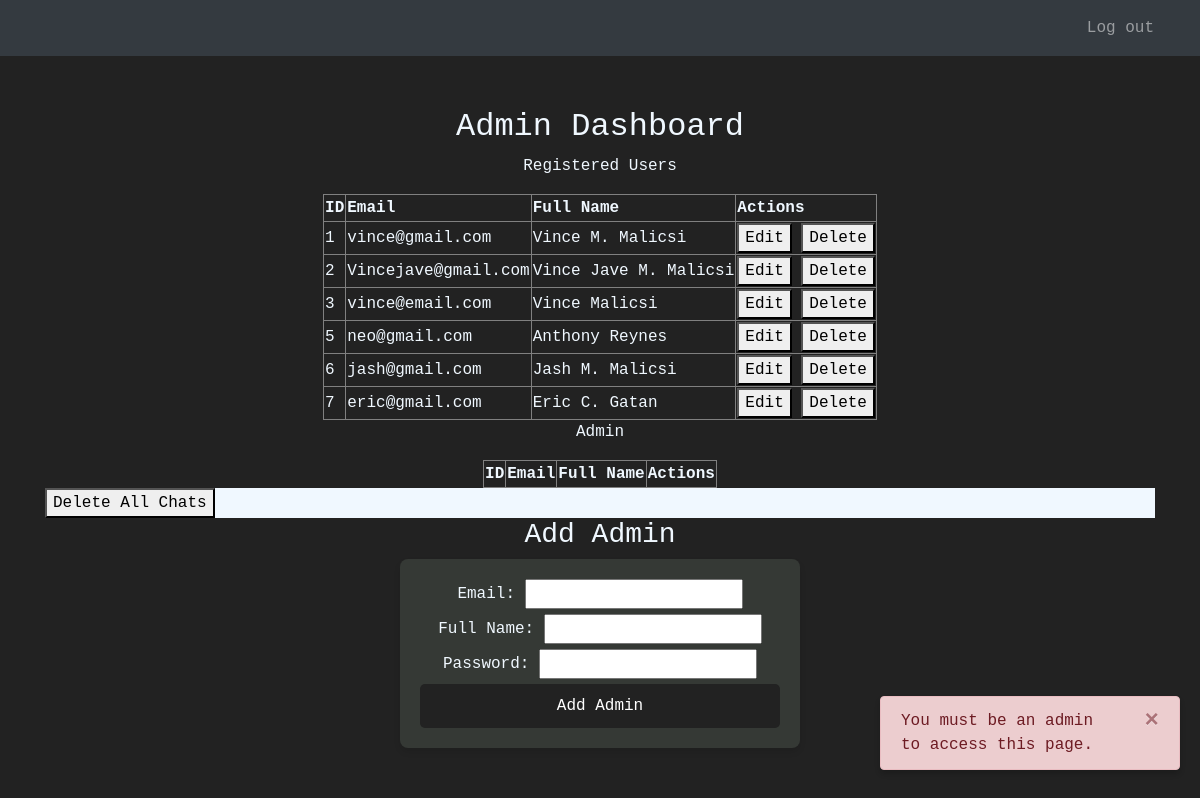
The app's page /admin-dashboard (signed in), older data.
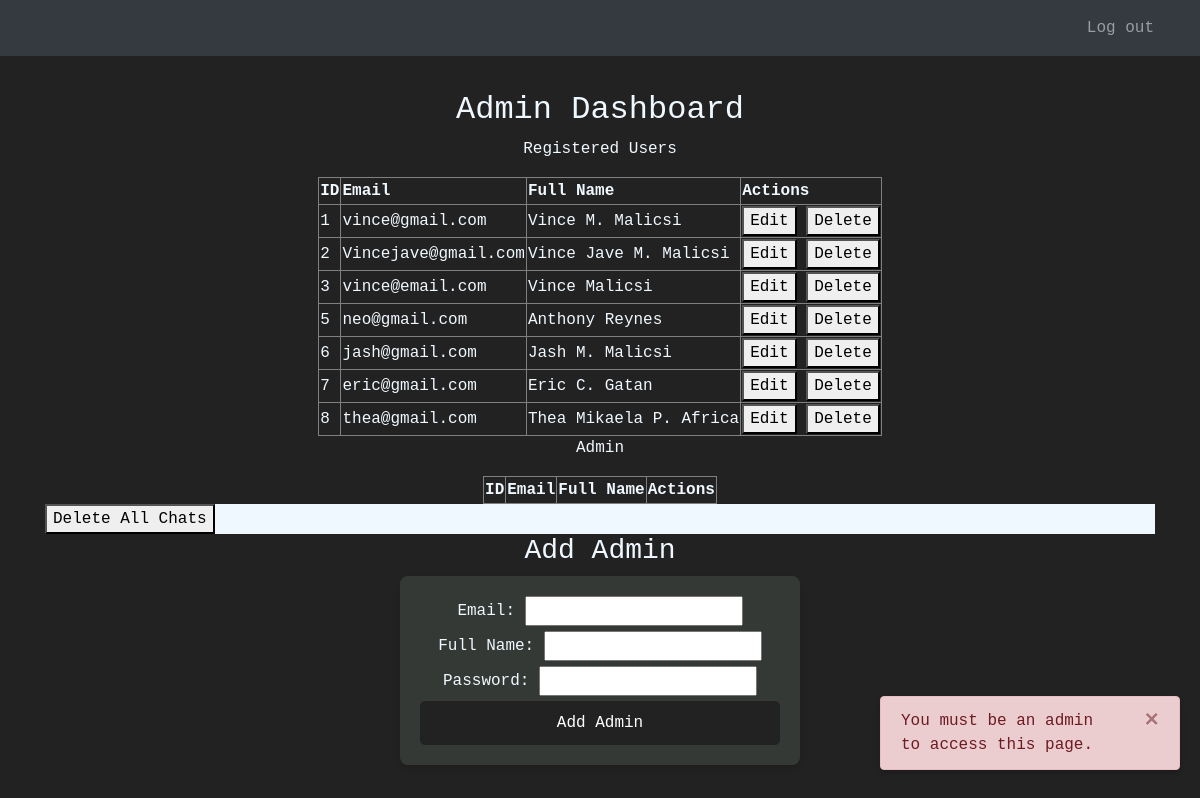
The same page, newer data.
### website/models.py (models this page shows)
class User(db.Model, UserMixin):
    id = db.Column(db.Integer, primary_key=True)
    email = db.Column(db.String(150), unique=True)
    password = db.Column(db.String(150))
    first_name = db.Column(db.String(150))
    notes = db.relationship('Note')
    chats = db.relationship('Chat')

### website/views.py (the view)
@views.route('/admin-dashboard', methods=['GET'])
@login_required
def admin_dashboard():
    if not isinstance(current_user, Admin):
        flash('You must be an admin to access this page.', category='error')
        users = User.query.all()  # Query all users to display in the admin dashboard
        admins=Admin.query.all()
        return render_template("admin-dashboard.html", user=current_user, users=users)
    users = User.query.all()  # Query all users to display in the admin dashboard
    admins=Admin.query.all()
    return render_template("admin-dashboard.html", user=current_user, users=users, admins=admins)

### website/__init__.py (called while the page is built)
def create_app():
    app = Flask(__name__)
    app.config['SECRET_KEY'] = 'DSA Group 4'
    app.config['SQLALCHEMY_DATABASE_URI'] = f'sqlite:///{DB_NAME}'
    db.init_app(app)
    from .views import views
    from .auth import auth
    app.register_blueprint(views, url_prefix='/')
    app.register_blueprint(auth, url_prefix='/')
    from .models import User, Note
    with app.app_context():
        db.create_all()
    login_manager = LoginManager()
    login_manager.login_view = 'auth.login'
    login_manager.init_app(app)
    @login_manager.user_loader
    def load_user(id):
        return User.query.get(int(id))
    return app

### website/templates/admin-dashboard.html (shortened to what this page needs)
{% extends "base.html" %}
{% block content %}
<nav class="navbar navbar-dark bg-dark fixed-top">
  <div class="container-fluid">
    <div class="navbar-nav ml-auto d-flex flex-row">
      {% if user.is_authenticated %}
      <a class="nav-item nav-link" id="logout" href="/logout">Log out</a>
      {% else %}
      <a class="nav-item nav-link" id="login" href="/login">Login</a>
      <a class="nav-item nav-link" id="signUp" href="/sign-up">Sign Up</a>
      <a class="nav-item nav-link" id="admin" href="/admin-login">Admin</a>
      {% endif %}
    </div>
  </div>
</nav>
<h2 align="center" class="admin-title">Admin Dashboard</h2>
<div align="center" class="admin-table-contents">
  <p class="admin-table-title">Registered Users</p>
  <table border="1" class="table-contents">
    <tr class="table-contents">
      <th>ID</th>
      <th>Email</th>
      <th>Full Name</th>
      <th>Actions</th>
    </tr>
    {% for user in users %}
    <tr>
      <td>{{ user.id }}</td>
      <td>{{ user.email }}</td>
      <td>{{ user.first_name }}</td>
      <td>
        <button onclick="editUser({{ user.id }}, '{{ user.email }}', '{{ user.first_name }}')">Edit</button>
        <button onclick="deleteUser({{ user.id }})">Delete</button>
      </td>
    </tr>
    {% endfor %}
  </table>
</div>
<div align="center" class="admin-table-contents">
    <p class="admin-table-title">Admin</p>
    <table border="1" class="table-contents">
      <tr class="table-contents">
        <th>ID</th>
        <th>Email</th>
        <th>Full Name</th>
        <th>Actions</th>
      </tr>
    </table>
  </div>
<div class="delete-all-chat">
    <button onclick="deleteAllChats()">Delete All Chats</button>
</div>
<div align="center" class="add-admin-form admin-title">
    <h3>Add Admin</h3>
    <form method="POST" action="/add-admin">
      <label for="email" >Email:</label>
      <input type="email" id="email" name="email" required>
      <br>
      <label for="full_name" >Full Name:</label>
      <input type="text" id="full_name"name="first_name" required>
      <br>
      <label for="password">Password:</label>
      <input type="password" id="password" name="password" required>
      <button type="submit">Add Admin</button>
    </form>
</div>
{% endblock %}

### website/templates/base.html (shortened to what this page needs)
<!DOCTYPE html>
<html>
  <head>
    <link
      rel="stylesheet"
      href="https://stackpath.bootstrapcdn.com/bootstrap/4.4.1/css/bootstrap.min.css"
    />
    <link
      rel="stylesheet"
      href="https://stackpath.bootstrapcdn.com/font-awesome/4.7.0/css/font-awesome.min.css"
    />
    <link rel="stylesheet" href="static/sign_up.css">
    <link rel="stylesheet" href="static/home.css">
    <link rel="stylesheet" href="static/admin-dashboard.css">
    <link rel="stylesheet" href="static/lounge.css">
  </head>
  <body>
    <nav class="navbar navbar-dark bg-dark fixed-top">
      <div class="container-fluid">
        <div class="navbar-nav ml-auto d-flex flex-row">
          {% if user.is_authenticated %}
          <a class="nav-item nav-link" id="lounge" href="/lounge">Lounge</a>
          <a class="nav-item nav-link" id="home" href="/">Home</a>
          <a class="nav-item nav-link" id="logout" href="/logout">Log out</a>
          {% else %}
          <a class="nav-item nav-link" id="login" href="/login">Login</a>
          <a class="nav-item nav-link" id="signUp" href="/sign-up">Sign Up</a>
          <a class="nav-item nav-link" id="admin" href="/admin-login">Admin</a>
          {% endif %}
        </div>
      </div>
    </nav>
    <div class="notification-container">
      {% with messages = get_flashed_messages(with_categories=true) %}
      {% if messages %}
      {% for category, message in messages %}
      <div class="alert alert-{{ 'danger' if category == 'error' else 'success' }} alert-dismissible fade show" role="alert">
        {{ message }}
        <button type="button" class="close" data-dismiss="alert" aria-label="Close">
          <span aria-hidden="true">&times;</span>
        </button>
      </div>
      {% endfor %}
      {% endif %}
      {% endwith %}
    </div>
    <div class="container">{% block content %} {% endblock %}</div>
  </body>
</html>

### website/static/sign_up.css (style rules this page uses)
body { font-family: monospace, monospace; background-color: #222222; margin: 0; padding: 0; display: flex; justify-content: center; align-items: center; height: 100vh; }
form { background-color: #353935; padding: 20px; border-radius: 8px; box-shadow: 0 4px 6px rgba(0, 0, 0, 0.1); width: 100%; max-width: 400px; margin: auto; }
button[type="submit"] { width: 100%; padding: 10px; background-color: #222222; color: #ffffff; border: none; border-radius: 5px; font-size: 16px; cursor: pointer; transition: background-color 0.3s; }
.navbar { justify-content: flex-start; padding-left: 10px; }
.nav-item { margin-right: 15px; margin-left: 10px; }
body { padding-top: 56px; }
.navbar-nav { align-items: center; }

### website/static/admin-dashboard.css (style rules this page uses)
.admin-title { color:aliceblue; }
.admin-table-title { color:aliceblue; }
.table-contents { color:aliceblue; }
.delete-all-chat { background-color: aliceblue; }

### website/templates/base.html (style rules this page uses)
.notification-container { position: fixed; bottom: 20px; right: 20px; z-index: 1050; max-width: 300px; }
.notification-container .alert { margin-bottom: 10px; box-shadow: 0px 4px 6px rgba(0, 0, 0, 0.2); opacity: 0.95; }

Row changes from the older to the newer data that the page shows:
added User: id "8", email "thea@gmail.com", first_name "Thea Mikaela P. Africa"
